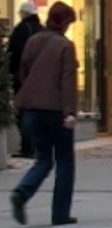
#> input picture photo/people.jpg, 112 x 228 px
$ python 'HOG特征.py'
#> lines starting #> are read from the running program, lines starting #| are printed output that depends on the picture
import numpy as np
import cv2
import matplotlib.pyplot as plt


def img_grad(img):
    h, w = img.shape
    img_x = np.zeros((h, w), np.uint8)
    img_y = np.zeros((h, w), np.uint8)
    img_xy = np.zeros((h, w), np.uint8)
    img_angle = np.zeros((h, w), np.uint8)
    img_pad = cv2.copyMakeBorder(img, 1,1,1,1,cv2.BORDER_REPLICATE)
    #计算x方向、y方向的梯度
    for i in range(1, h+1):
        for j in range(1, w+1):
            img_x[i-1, j-1] = 0.5*(img_pad[i, j+1] - img_pad[i, j-1])   #x方向梯度
            img_y[i-1, j-1] = 0.5*(img_pad[i+1, j] - img_pad[i-1, j])  #y方向梯度 显示水平边缘
    #计算总梯度和梯度方向
    for i in range(h):
        for j in range(w):
            img_xy[i, j] = np.sqrt(img_x[i, j]**2+img_y[i, j]**2)
            img_angle[i, j] = np.arctan2(img_y[i, j], img_x[i, j]) * 180 / np.pi
    return img_xy, img_angle


#获取每个cell（8*8）区域内梯度方向的直方图
def HOG_feature(img):
    img_xy, img_angle = img_grad(img)
    grad_hist = np.zeros((128, 9))

    # print(grad_hist.shape)
    # print(grad_hist[2])
    for i in range(img.shape[0]):
        for j in range(img.shape[1]):
            if(img_angle[i, j]<20):
                grad_hist[0] += (20-img_angle[i, j])/20*img_xy[i, j]
                grad_hist[1] += img_angle[i, j]/20*img_xy[i, j]
            elif(img_angle[i, j]<40):
                grad_hist[1] += (40-img_angle[i, j])/20*img_xy[i, j]
                grad_hist[2] += (img_angle[i, j]-20)/20*img_xy[i, j]
            elif (img_angle[i, j] < 60):
                grad_hist[2] += (60 - img_angle[i, j]) / 20 * img_xy[i, j]
                grad_hist[3] += (img_angle[i, j]-40) / 20 * img_xy[i, j]
            elif (img_angle[i, j] < 80):
                grad_hist[3] += (80 - img_angle[i, j]) / 20 * img_xy[i, j]
                grad_hist[4] += (img_angle[i, j]-60) / 20 * img_xy[i, j]
            elif (img_angle[i, j] < 100):
                grad_hist[4] += (100 - img_angle[i, j]) / 20 * img_xy[i, j]
                grad_hist[5] += (img_angle[i, j]-80) / 20 * img_xy[i, j]
            elif (img_angle[i, j] < 120):
                grad_hist[5] += (120 - img_angle[i, j]) / 20 * img_xy[i, j]
                grad_hist[6] += (img_angle[i, j]-100) / 20 * img_xy[i, j]
            elif (img_angle[i, j] < 140):
                grad_hist[6] += (140 - img_angle[i, j]) / 20 * img_xy[i, j]
                grad_hist[7] += (img_angle[i, j]-120) / 20 * img_xy[i, j]
            elif (img_angle[i, j] < 160):
                grad_hist[7] += (160 - img_angle[i, j]) / 20 * img_xy[i, j]
                grad_hist[8] += (img_angle[i, j]-140) / 20 * img_xy[i, j]
            else:
                grad_hist[8] += (180-img_angle[i, j]) / 20 * img_xy[i, j]
                grad_hist[0] += (img_angle[i, j] - 160)/20*img_xy[i, j]
    return grad_hist

if __name__ == '__main__':
    img = cv2.imread('photo/people.jpg')
#> img is the input picture: shape (228, 112, 3); mean B, G, R 62.5, 68.6, 76.8
    img = cv2.resize(img, (64, 128))
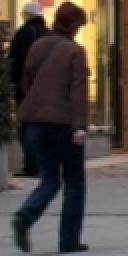
#> img: shape (128, 64, 3) (shown 2 times larger); mean B, G, R 62.3, 68.5, 76.7
    gray = cv2.cvtColor(img, cv2.COLOR_BGR2GRAY)
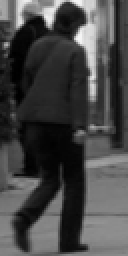
#> gray: shape (128, 64) (shown 2 times larger); min 0, max 246, mean 70.2
    #绘制梯度方向分布直方图
    grad_hist = HOG_feature(gray)
#> in img_grad, `img_pad = cv2.copyMakeBorder(img, 1,1,1,1,cv2.BORDER_REPLICATE)`:
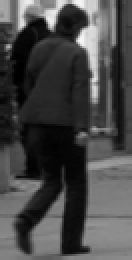
#> img_pad: shape (130, 66) (shown 2 times larger); min 0, max 246, mean 71.7
#> after the loop in img_grad, `for i in range(1, h+1):`:
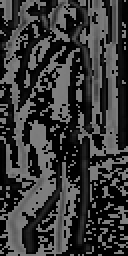
#> img_x: shape (128, 64) (shown 2 times larger); min 0, max 127, mean 57
#> after the loop in img_grad, `for i in range(1, h+1):`:
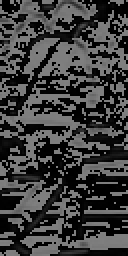
#> img_y: shape (128, 64) (shown 2 times larger); min 0, max 127, mean 60.4
#> after the loop in img_grad, `for i in range(h):`:
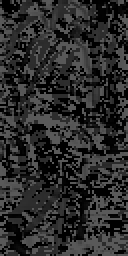
#> img_angle: shape (128, 64) (shown 2 times larger); min 0, max 89, mean 42.6
#> after the loop in img_grad, `for i in range(h):`:
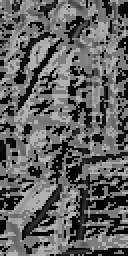
#> img_xy: shape (128, 64) (shown 2 times larger); min 0, max 179, mean 97.9
    x = [i*20 for i in range(9)]
#> (the run stopped early here; a loop or call above may not have finished)
